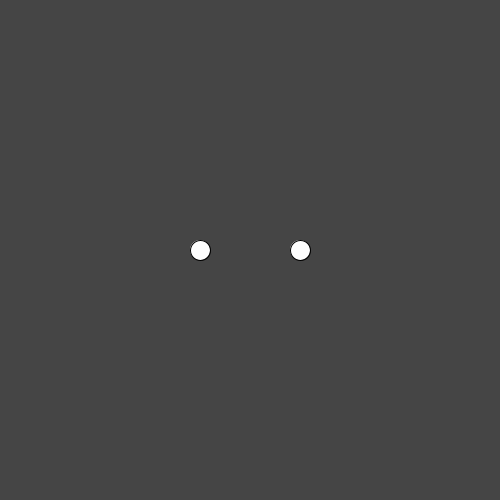
Frame 1 (no input)
Frame 60 (the mouse pressed at the canvas centre just before this capture): identical to frame 1, image omitted
Frame 120 (the mouse held since frame 60 and released just before this capture): identical to frame 1, image omitted

The Processing sketch that drew this single still picture (run headless with seeded random() and noise(); from frame 60 on, the mouse is pressed at the canvas centre):

// Processing sketch: Vibrating_Orb
// ── Vibrating_Orb.pde
void setup() {
  size(500, 500);
  frameRate(60);
}

int bg = 69;
int speed = 5;
  
float posX = 0;
float posY = 0;

class Orb {
  float posX, posY, speed;
  char cUp, cDown, cLeft, cRight;
  boolean isUp, isDown, isLeft, isRight = false;
  Orb (float x, float y, float s, char c1, char c2, char c3, char c4) {
    posY = y;
    posX = x;
    speed = s;
    cUp = c1;
    cDown = c2;
    cLeft = c3;
    cRight = c4;
  }
  
  void keyPressed(){
    if (key == cUp) {     isUp = true;}
    if (key == cDown) {   isDown = true;}
    if (key == cLeft) {   isLeft = true;}
    if (key == cRight) {  isDown = true;}
    else {return;}
  }
  
  void keyReleased(){
    if (key == cUp) {     isUp = false;}
    if (key == cDown) {   isDown = false;}
    if (key == cLeft) {   isLeft = false;}
    if (key == cRight) {  isDown = false;}
    else {return;}
  }
 
  void update(){
    keyPressed();
    if (isUp){
      posY -= speed;
    } if (isDown){
      posY += speed;
    } if (isLeft){
      posX -= speed;
    } if (isRight){
      posX += speed;
    }
    keyReleased();
    ellipse(posX, posY, 20, 20);
  }
}

Orb ball1 = new Orb(200, 250, 5, 'w', 's', 'a', 'd');
Orb ball2 = new Orb(300, 250, 5, 'i', 'k', 'j', 'l');

void draw() {
  
  background(bg);
  ball1.update();
  ball2.update();
  
 /*if (mousePressed){
    background(bg);
    ellipse(posX, posY, (random(200,250)), random(200,250));
    fill(255,0,0);
    stroke(0,255,0);
    strokeWeight(10);
  } 
  else {
    background(bg);
    ellipse(posX, posY, 225, 225);
    fill(255,0,0);
    stroke(0,255,0);
    strokeWeight(10);
  }*/
}
